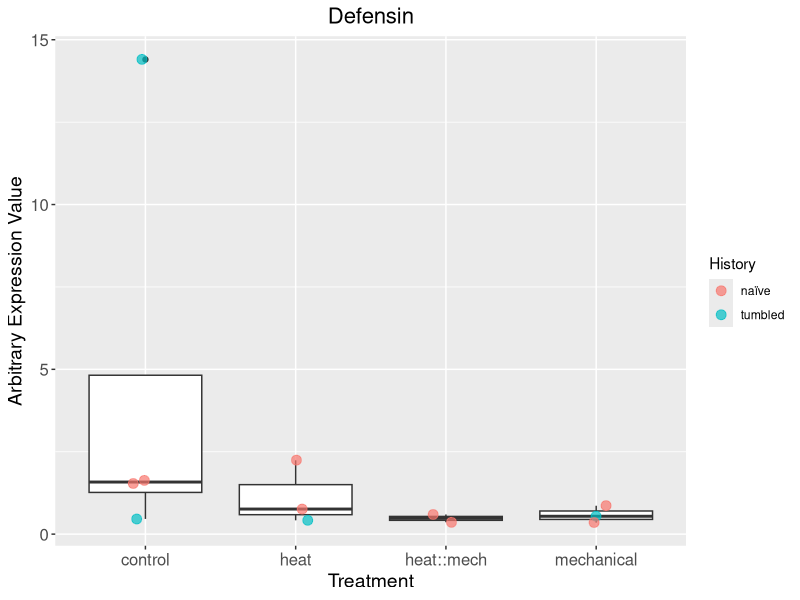
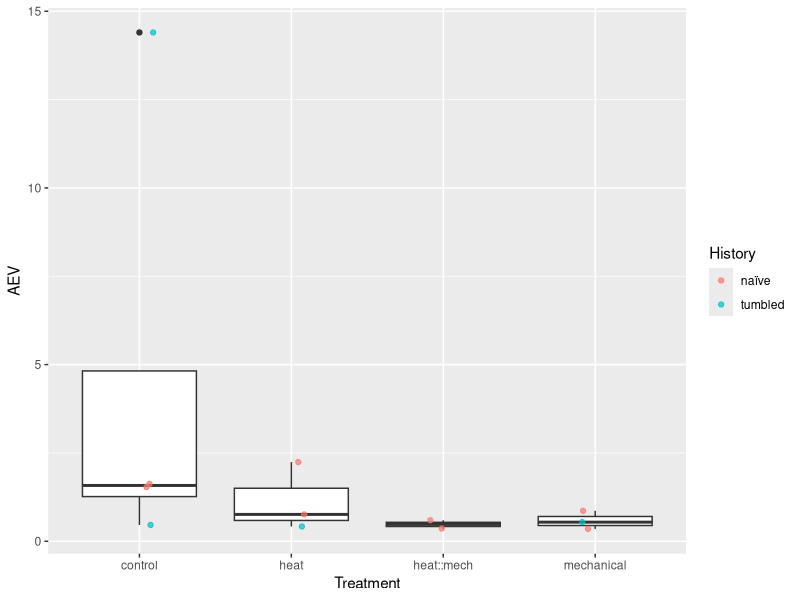
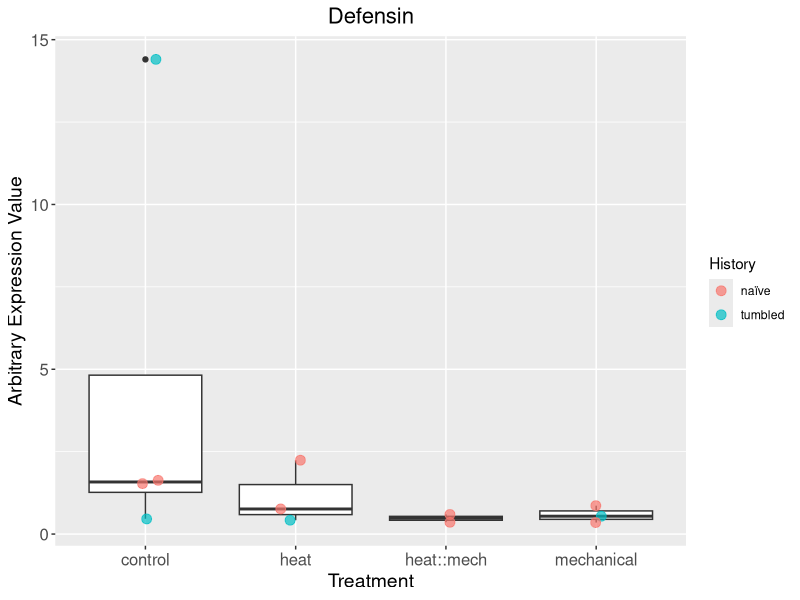

R code for these plots, in order: (Note: this script raises an error after producing the figures.)
## ---- chunk 1
library(tidyverse)
## ---- chunk 2
qpcr <- read.csv("../data/qPCR-poster.csv", header = TRUE)

## ---- chunk 3

qpcr %>%
  filter(Target == "Cg_Def(1160/1)") %>%
  ggplot(mapping = aes(x = Treatment, y = AEV)) + 
  geom_boxplot() +
  geom_jitter(aes(color = History), width = 0.1, alpha = 0.7, size = 3) +
  theme(legend.position = "right" ,
        axis.text.x = element_text(size = 12),
        axis.text.y = element_text(size = 12),
        axis.title.x = element_text(size = 14),  # Increase x-axis label font size to 14
        axis.title.y = element_text(size = 14),  # Increase y-axis label font size to 14
        plot.title = element_text(hjust = 0.5, size = 16)) +
  ylab("Arbitrary Expression Value") +
  ggtitle("Defensin")

# Save the plot as a high-quality PNG
ggsave("../Images/defensin.png", width = 8, height = 6, dpi = 300)

## ---- chunk 4
qpcr %>%
  filter(Target == "Cg_Def(1160/1)") %>%
ggplot(mapping = aes(x = Treatment, y = AEV)) + 
  geom_boxplot()  +
  geom_jitter(aes(color = History), width = 0.1, alpha = 0.7)
## ---- chunk 5
qpcra %>%
  filter(Target == "IL-17_internal(256/7)") %>%
ggplot(mapping = aes(x = Subgroup, y = AEV)) + 
  geom_boxplot()  +
  geom_jitter(aes(color = History), width = 0.1, alpha = 0.7)
## ---- chunk 6
qpcrb %>%
  filter(Target == "Cg_HSP70(598/9)") %>%
ggplot(mapping = aes(x = Subgroup, y = AEV)) + 
  geom_boxplot()  +
  geom_jitter(aes(color = History), width = 0.1, alpha = 0.7)
## ---- chunk 7
qpcrb %>%
  filter(Target == "Cg_HSP90(1532/3)") %>%
ggplot(mapping = aes(x = Subgroup, y = AEV)) + 
  geom_boxplot()  +
  geom_jitter(aes(color = History), width = 0.1, alpha = 0.7)
## ---- chunk 8
qpcrb %>%
  filter(Target == "Cg_VIPERIN(1828/9)") %>%
ggplot(mapping = aes(x = Subgroup, y = AEV)) + 
  geom_boxplot()  +
  geom_jitter(aes(color = History), width = 0.1, alpha = 0.7)
## ---- chunk 9
qpcrc %>%
  filter(Target == "Cg_18s(1408/9)") %>%
ggplot(mapping = aes(x = Subgroup, y = AEV)) + 
  geom_boxplot()  +
  geom_jitter(aes(color = History), width = 0.1, alpha = 0.7)
## ---- chunk 10
qpcrc %>%
  filter(Target == "Cg_ATPsynthase(1385/6)") %>%
ggplot(mapping = aes(x = Subgroup, y = AEV)) + 
  geom_boxplot()  +
  geom_jitter(aes(color = History), width = 0.1, alpha = 0.7)
## ---- chunk 11
qpcrc %>%
  filter(Target == "Cg_citratesynthase(1383/4)") %>%
ggplot(mapping = aes(x = Subgroup, y = AEV)) + 
  geom_boxplot()  +
  geom_jitter(aes(color = History), width = 0.1, alpha = 0.7)
## ---- chunk 12
qpcrc %>%
  filter(Target == "Cg_GAPDH(1172/3)") %>%
ggplot(mapping = aes(x = Subgroup, y = AEV)) + 
  geom_boxplot()  +
  geom_jitter(aes(color = History), width = 0.1, alpha = 0.7)
## ---- chunk 13

